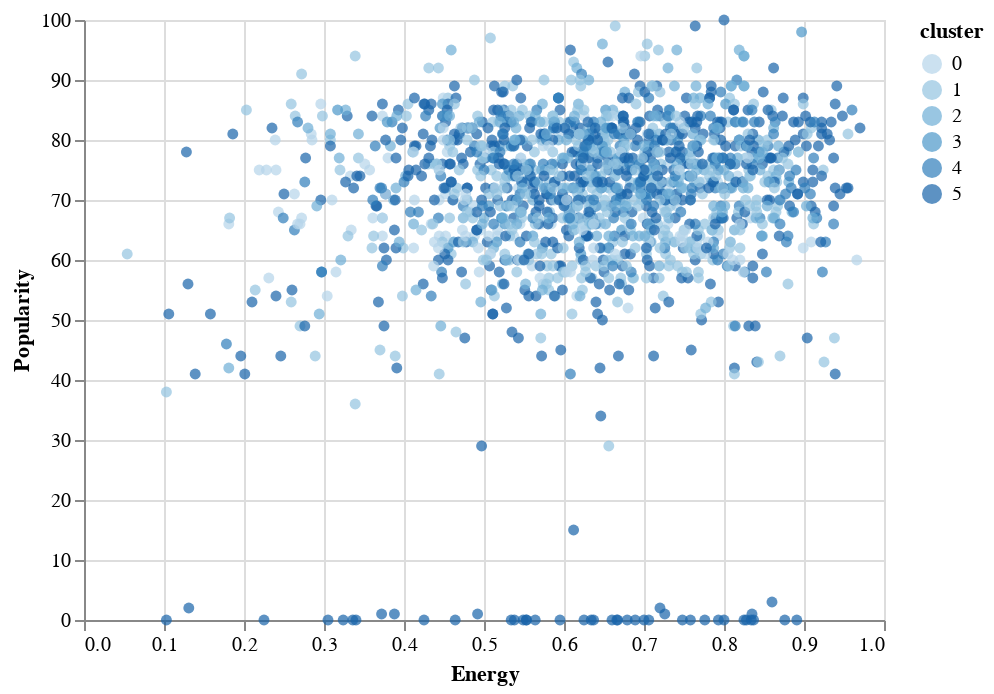

Write notebook code for a chart like this one.
### Code cell
alt.Chart(df3).mark_circle().encode(
    x = "Energy",
    y = "Popularity",
    color = "cluster:O"
)

### Figure 1 — Vega-Lite specification as saved in the notebook (floating-point values rounded to 4 significant figures; data arrays with more than 128 entries replaced by an {"elided": "..."} marker saying what was removed)
{"config": {"view": {"continuousWidth": 400, "continuousHeight": 300}}, "data": {"name": "data-c0ca2b2a57eca90e9a875be2cc9ee4d8"}, "mark": "circle", "encoding": {"color": {"type": "ordinal", "field": "cluster"}, "x": {"type": "quantitative", "field": "Energy"}, "y": {"type": "quantitative", "field": "Popularity"}}, "$schema": "https://vega.github.io/schema/vega-lite/v4.8.1.json", "datasets": {"data-c0ca2b2a57eca90e9a875be2cc9ee4d8": {"elided": "1545 records"}}}
